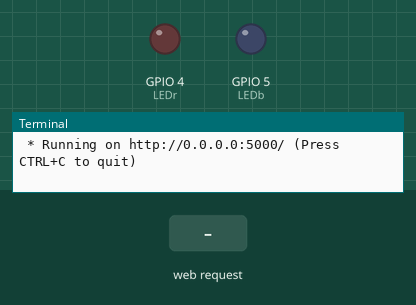
A program run on a simulated Raspberry Pi (BCM pin numbers). Shown: output pins drawn as LEDs (lit = HIGH), the last lines printed to the terminal. Inputs (shaded band) come from the test bench. The clock reads 2024-03-15 10:24:30 at power-on unless the program sets it.

Above: at 1.2 s.
1.3 s: HTTP request for /led/red/on received
At 1.8 s:
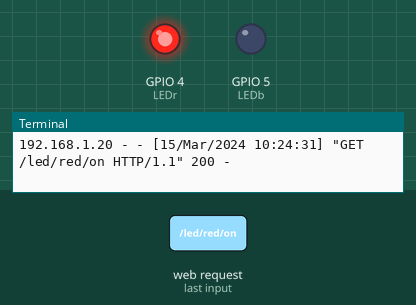
2.8 s: HTTP request for /led/blue/on received
At 4.0 s:
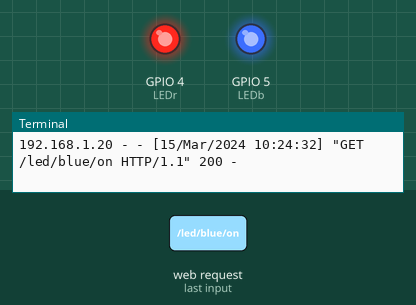
4.3 s: HTTP request for /led/red/off received
At 5.3 s:
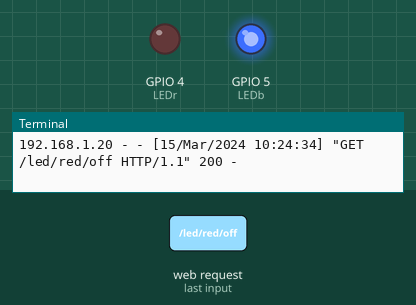
Timing chart, 0 to 7.3 s (numbered marks = the images above; inputs shaded):
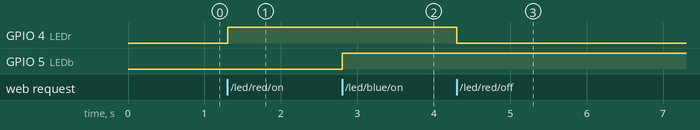

Measured:
- after the input at 1.3 s, GPIO 4 (LEDr): LOW → HIGH at once
- after the input at 2.8 s, GPIO 5 (LEDb): LOW → HIGH at once
- after the input at 4.3 s, GPIO 4 (LEDr): HIGH → LOW at once

The program:

flask_led_task.py
```python
from flask import Flask
import RPi.GPIO as GPIO

LEDr = 4
LEDb = 5

# Flask() 객체 생성
# __name__은 파일명
app = Flask(__name__)

GPIO.setmode(GPIO.BCM)
GPIO.setup(LEDr, GPIO.OUT)
GPIO.setup(LEDb, GPIO.OUT)

# 라우팅(클라이언트로부터 요청받은 URL과 특정한 뷰를 매칭시키는 것)을 위한 뷰 함수, 라우팅에는 동적 라우팅과 정적 라우팅이 있음.
@app.route("/") # @app.route(호출할 URL) /는 정적 라우팅
def led():    # <p>태그 : p = paragraph = 문단 (화면에 출력), <a>태그 : anker : 다른 URL로 이동 가능, 여는 태그랑 닫는 태그(</태그>) 한 쌍
    return '''
    <p>Hello, Flask!</p>
    <a href="/led/red/on">LED RED ON</a>
    <a href="/led/red/off">LED RED OFF</a>
    <a href="/led/blue/on">LED BLUE ON</a>
    <a href="/led/blue/off">LED BLUE OFF</a>
    '''

@app.route("/led/<color>/<op>") # 동적 라우팅, led까지는 같고 op자리에는 다른 값이 들어올 수 있음
def led_op(color, op):   # 라우팅의 op는 함수 안의 op와 연결 안 되어있음.
    if color == "red":
        if op == "on":
            GPIO.output(LEDr, 1) # 1 또는 GPIO.HIGH
            return '''
            <p>LED RED ON</p>
            <a href="/">Go Home</a>
            '''

        elif op == "off":
            GPIO.output(LEDr, 0) # 0 또는 GPIO.LOW
            return '''
            <p>LED RED OFF</p>
            <a href="/">Go Home</a>
            '''

    if color == "blue":
        if op == "on":
            GPIO.output(LEDb, 1) # 1 또는 GPIO.HIGH
            return '''
            <p>LED BLUE ON</p>
            <a href="/">Go Home</a>
            '''

        elif op == "off":
            GPIO.output(LEDb, 0) # 0 또는 GPIO.LOW
            return '''
            <p>LED BLUE OFF</p>
            <a href="/">Go Home</a>
            '''

if __name__ == "__main__":  # 터미널에서 직접 실행시킨 경우, 맨 밑에 있어야 함
    try:
        app.run(host="0.0.0.0")
    finally:
        GPIO.cleanup()
```
